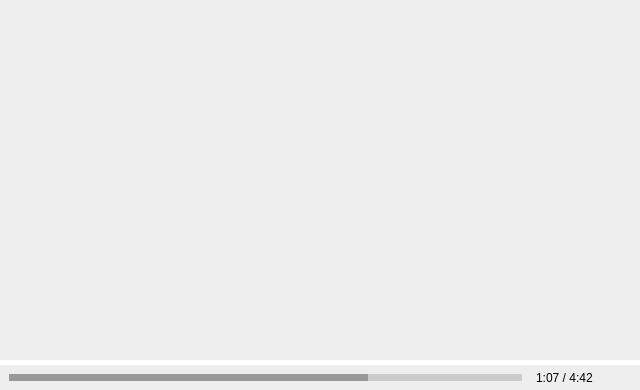
     <widget class="QFrame" name="video">
      <property name="styleSheet">
       <string notr="true">background-color: #ffffff;
border: none;</string>
      </property>
      <property name="frameShape">
       <enum>QFrame::StyledPanel</enum>
      </property>
      <property name="frameShadow">
       <enum>QFrame::Raised</enum>
      </property>
      <layout class="QGridLayout" name="gridLayout_3">
       <property name="leftMargin">
        <number>0</number>
       </property>
       <property name="topMargin">
        <number>0</number>
       </property>
       <property name="rightMargin">
        <number>0</number>
       </property>
       <property name="bottomMargin">
        <number>0</number>
       </property>
       <property name="horizontalSpacing">
        <number>0</number>
       </property>
       <property name="verticalSpacing">
        <number>5</number>
       </property>
       <item row="0" column="0">
        <widget class="QFrame" name="media">
         <property name="minimumSize">
          <size>
           <width>640</width>
           <height>360</height>
          </size>
         </property>
         <property name="layoutDirection">
          <enum>Qt::LeftToRight</enum>
         </property>
         <property name="styleSheet">
          <string notr="true">background-color: #eee;
border: none;</string>
         </property>
         <property name="frameShape">
          <enum>QFrame::StyledPanel</enum>
         </property>
         <property name="frameShadow">
          <enum>QFrame::Raised</enum>
         </property>
         <layout class="QGridLayout" name="gridLayout_4">
          <property name="leftMargin">
           <number>0</number>
          </property>
          <property name="topMargin">
           <number>0</number>
          </property>
          <property name="rightMargin">
           <number>0</number>
          </property>
          <property name="bottomMargin">
           <number>0</number>
          </property>
          <property name="spacing">
           <number>0</number>
          </property>
          <item row="1" column="2">
           <spacer name="mediaSpacer2">
            <property name="orientation">
             <enum>Qt::Horizontal</enum>
            </property>
            <property name="sizeHint" stdset="0">
             <size>
              <width>40</width>
              <height>20</height>
             </size>
            </property>
           </spacer>
          </item>
          <item row="1" column="0">
           <spacer name="mediaSpacer4">
            <property name="orientation">
             <enum>Qt::Horizontal</enum>
            </property>
            <property name="sizeHint" stdset="0">
             <size>
              <width>40</width>
              <height>20</height>
             </size>
            </property>
           </spacer>
          </item>
          <item row="0" column="1">
           <spacer name="mediaSpacer1">
            <property name="orientation">
             <enum>Qt::Vertical</enum>
            </property>
            <property name="sizeHint" stdset="0">
             <size>
              <width>20</width>
              <height>40</height>
             </size>
            </property>
           </spacer>
          </item>
          <item row="1" column="1">
           <widget class="Image" name="image">
            <property name="text">
             <string/>
            </property>
            <property name="scaledContents">
             <bool>true</bool>
            </property>
           </widget>
          </item>
          <item row="2" column="1">
           <spacer name="mediaSpacer3">
            <property name="orientation">
             <enum>Qt::Vertical</enum>
            </property>
            <property name="sizeHint" stdset="0">
             <size>
              <width>20</width>
              <height>40</height>
             </size>
            </property>
           </spacer>
          </item>
         </layout>
        </widget>
       </item>
       <item row="1" column="0">
        <widget class="QFrame" name="indication">
         <property name="minimumSize">
          <size>
           <width>0</width>
           <height>25</height>
          </size>
         </property>
         <property name="maximumSize">
          <size>
           <width>16777215</width>
           <height>25</height>
          </size>
         </property>
         <property name="styleSheet">
          <string notr="true">background-color: #eee;
border: none;</string>
         </property>
         <property name="frameShape">
          <enum>QFrame::StyledPanel</enum>
         </property>
         <property name="frameShadow">
          <enum>QFrame::Raised</enum>
         </property>
         <layout class="QHBoxLayout" name="horizontalLayout_2">
          <property name="spacing">
           <number>10</number>
          </property>
          <property name="leftMargin">
           <number>5</number>
          </property>
          <property name="topMargin">
           <number>5</number>
          </property>
          <property name="rightMargin">
           <number>5</number>
          </property>
          <property name="bottomMargin">
           <number>5</number>
          </property>
          <item>
           <widget class="QProgressBar" name="histogramme">
            <property name="styleSheet">
             <string notr="true">QProgressBar {
border: 4px solid #eee;
background: #ccc;
}

QProgressBar::chunk {
background: #999;
border: none;
}</string>
            </property>
            <property name="value">
             <number>70</number>
            </property>
            <property name="textVisible">
             <bool>false</bool>
            </property>
           </widget>
          </item>
          <item>
           <widget class="QLabel" name="progression">
            <property name="styleSheet">
             <string notr="true">border:none;</string>
            </property>
            <property name="text">
             <string>1:07 / 4:42</string>
            </property>
           </widget>
          </item>
          <item>
           <widget class="QPushButton" name="pleinEcran">
            <property name="sizePolicy">
             <sizepolicy hsizetype="Minimum" vsizetype="Minimum">
              <horstretch>0</horstretch>
              <verstretch>0</verstretch>
             </sizepolicy>
            </property>
            <property name="minimumSize">
             <size>
              <width>16</width>
              <height>16</height>
             </size>
            </property>
            <property name="cursor">
             <cursorShape>PointingHandCursor</cursorShape>
            </property>
            <property name="styleSheet">
             <string notr="true">border: none;</string>
            </property>
            <property name="text">
             <string/>
            </property>
            <property name="icon">
             <iconset resource="../ressources/icones.qrc">
              <normaloff>:/logos/expand.png</normaloff>:/logos/expand.png</iconset>
            </property>
            <property name="iconSize">
             <size>
              <width>15</width>
              <height>15</height>
             </size>
            </property>
           </widget>
          </item>
         </layout>
        </widget>
       </item>
      </layout>
      <zorder>indication</zorder>
      <zorder>media</zorder>
     </widget>
